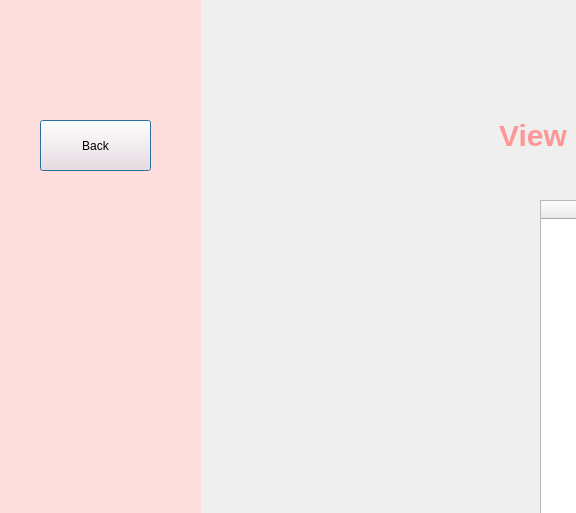
<?xml version="1.0" encoding="UTF-8"?>
<ui version="4.0">
 <class>Dialog</class>
 <widget class="QDialog" name="Dialog">
  <property name="geometry">
   <rect>
    <x>0</x>
    <y>0</y>
    <width>576</width>
    <height>513</height>
   </rect>
  </property>
  <property name="windowTitle">
   <string>Dialog</string>
  </property>
  <widget class="QWidget" name="widget" native="true">
   <property name="geometry">
    <rect>
     <x>0</x>
     <y>0</y>
     <width>201</width>
     <height>851</height>
    </rect>
   </property>
   <property name="styleSheet">
    <string notr="true">
background-color: rgb(255, 222, 222);</string>
   </property>
   <widget class="QPushButton" name="backbutton3">
    <property name="geometry">
     <rect>
      <x>40</x>
      <y>120</y>
      <width>111</width>
      <height>51</height>
     </rect>
    </property>
    <property name="text">
     <string>Back</string>
    </property>
   </widget>
  </widget>
  <widget class="QTableWidget" name="tableWidget">
   <property name="geometry">
    <rect>
     <x>540</x>
     <y>200</y>
     <width>161</width>
     <height>371</height>
    </rect>
   </property>
   <property name="columnCount">
    <number>1</number>
   </property>
   <column>
    <property name="text">
     <string>FIPS</string>
    </property>
   </column>
  </widget>
  <widget class="QLabel" name="label">
   <property name="geometry">
    <rect>
     <x>470</x>
     <y>90</y>
     <width>311</width>
     <height>91</height>
    </rect>
   </property>
   <property name="styleSheet">
    <string notr="true">font-size: 30px;
font: bold;
color: rgb(255, 222, 222);
color: rgb(255, 151, 151);</string>
   </property>
   <property name="text">
    <string>View County Data</string>
   </property>
   <property name="alignment">
    <set>Qt::AlignCenter</set>
   </property>
  </widget>
 </widget>
 <resources/>
 <connections/>
</ui>
